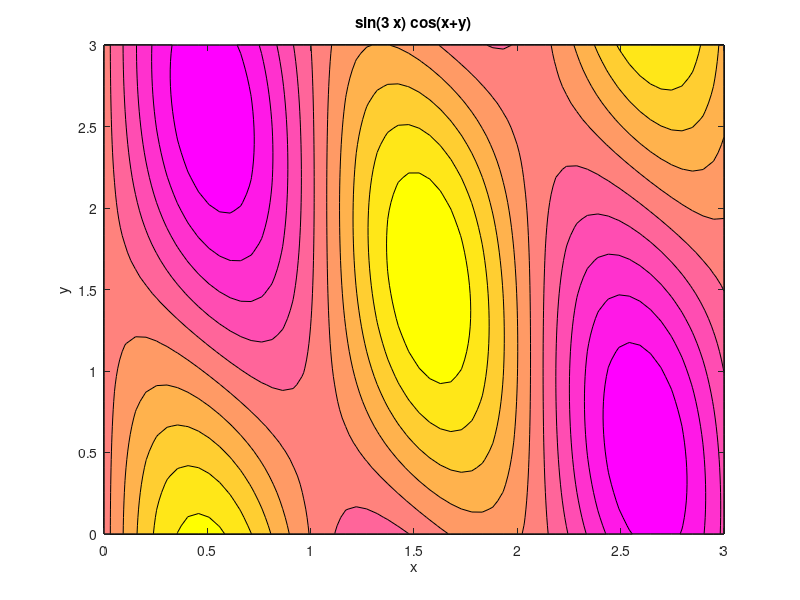

MATLAB code for this plot:
clear all;
close all;


ezcontourf('sin(3*x)*cos(x+y)', [0, 3, 0, 3])

% Change the default colormap to 'spring'
colormap('spring')

% Here we preserve the size of the image when we save it.

% Save the file as PNG
print('fig01','-dpng');


exit;